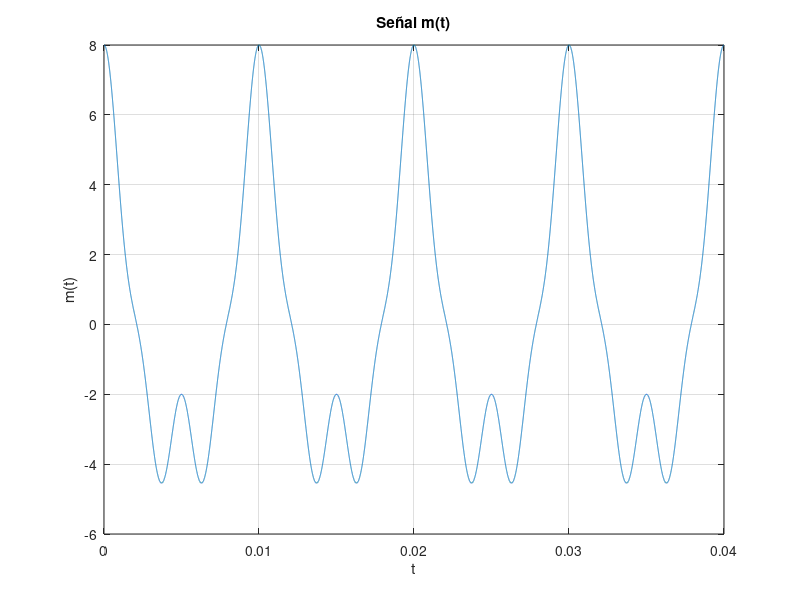
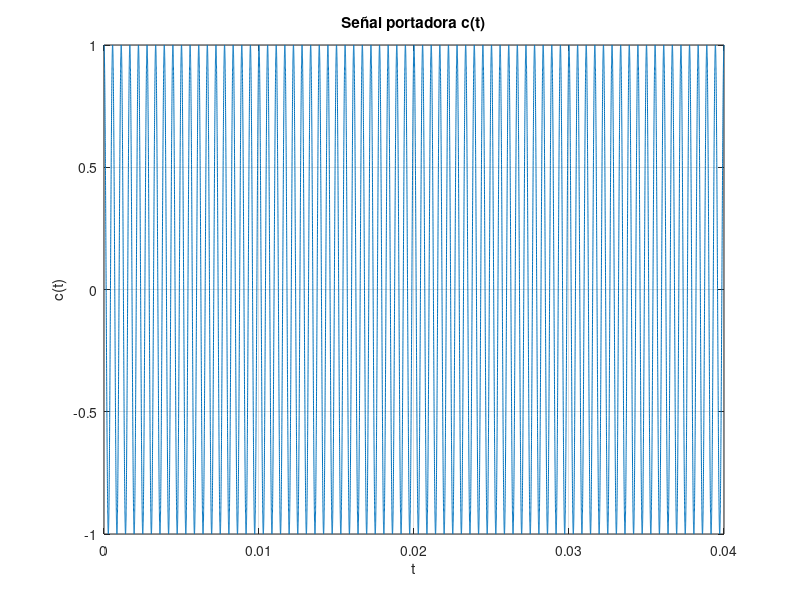
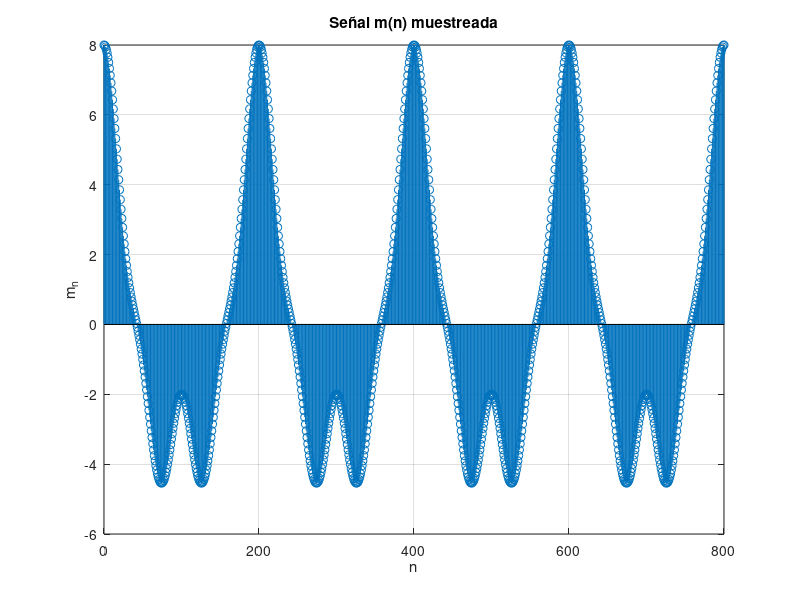
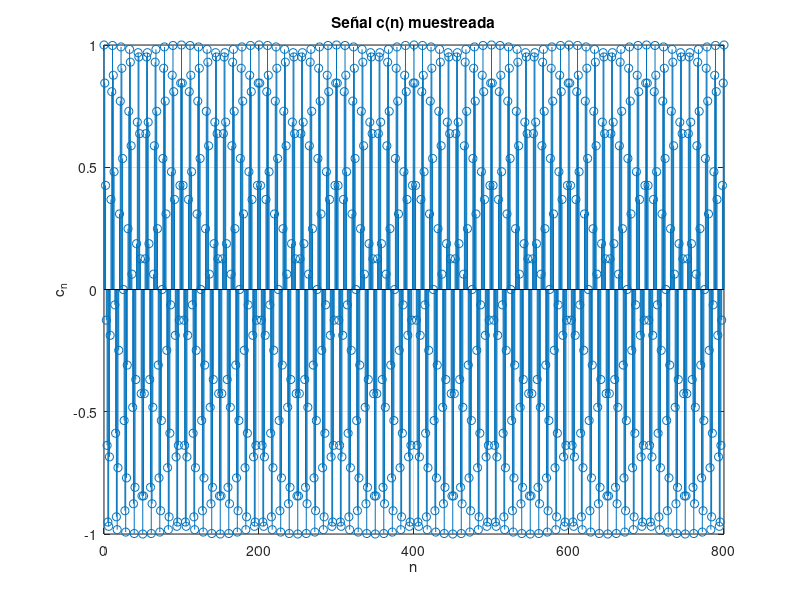

Reproduce these figures in MATLAB, in order. (Note: this script raises an error after producing the figures.)
clear all
close all 

fs=20000; %Frencuencia de muestreo digital
Fs=50*fs; %Frecuencia de muestreo señal analogica
fc=1800; %Frecuencia de portadora
ts=1/Fs; %ts señal digita
t=0:ts:0.04; %tiempo señal analogica

%construccion de señal analogica m
m=5*cos(2*pi*100*t)+2*cos(2*pi*200*t)+cos(2*pi*400*t); 

%la portadora 
c=cos(2*pi*fc*t); 

figure (1)
plot(t,m)
title('Señal m(t)'); 
xlabel('t')
ylabel('m(t)')
grid on 

figure(2)
plot(t,c)
title('Señal portadora c(t)')
xlabel('t')
ylabel('c(t)')
grid on

%Muestreamos las señales m(t) y c(t) 

n=0:800;
N=length(n);

%señal m muestreada
m_n=5*cos(2*pi*(100/fs)*n)+2*cos(2*pi*(200/fs)*n)+cos(2*pi*(400/fs)*n); 
%señal c muestreada
c_n=cos(2*pi*(fc/fs)*n);

figure(3)
stem(n,m_n)
title('Señal m(n) muestreada')
xlabel('n')
ylabel('m_n')
grid on

figure(4)
stem(n,c_n)
title('Señal c(n) muestreada')
xlabel('n')
ylabel('c_n')
grid on

%Sacamos Transformada de Fourier 
M_filtro=fftshift(fft(m_n,N));
f=linspace(-fs/2, fs/2,N); 
figure(5)
plot(f,abs(M_filtro))
grid on
title('Espectro de |M(f)|')
xlabel('f');
ylabel('|M(f)|')
%Transformada de Fourier señal portadora 
C=fftshift(fft(c_n,N)); 
figure(6)
plot(f,abs(C))
grid on
title('Espectro de |C(f)|')
xlabel('f');
ylabel('|C(f)|')

%Obtenemos la señal modulada

y_n=m_n.*c_n; 
figure(7)
stem(n,y_n)
title('Señal modulada en tiempo discreto y(n)')
xlabel('n')
ylabel('y(n)')
grid on


Y=fftshift(fft(y_n,N)); 
figure(8)
plot(f,abs(Y))
grid on
title('Espectro de señal modulada |Y(f)|')
xlabel('f');
ylabel('|Y(f)|')

%---- DEMODULACIOn 

r_n=y_n.*c_n; 
figure(9)
stem(n,r_n)
title('Señal r(n)=y(n)c(n) en tiempo discreto')
xlabel('n')
ylabel('r(n)')
grid on


R=fftshift(fft(r_n,N)); 
figure(10)
plot(f,abs(R))
grid on
title('Espectro de señal |R(f)|')
xlabel('f');
ylabel('|R(f)|')

%Diseñamos el filtro FIR Simetrico con M=100
M_filtro = 100;
A = A(M_filtro);
H = [ones(1,16) 0.5 zeros(1,33)]';

h = inv(A)*H;

h=[h; flipud(h)];

figure(11)
stem(h);
w=-pi:0.001:pi;
Hr=0;
for n=0:M_filtro/2 - 1
   Hr = Hr + 2*h(n+1)*cos((((M_filtro-1)/2)-n)*w); 
end
figure(12)
plot(w, 20*log10(abs(Hr)));
title('Espectro de filtro FIR simetrico')
axis([-pi pi -120 10]);


%Recuperamos m2

m2=conv(r_n,h); 
figure(13)
stem(m2)
grid on
title('Señal recuperada m2(n)')

M2=fftshift(fft(m2,N)); 
figure(14)
plot(f,abs(M2))
grid on
title('Espectro de M2(n)')
